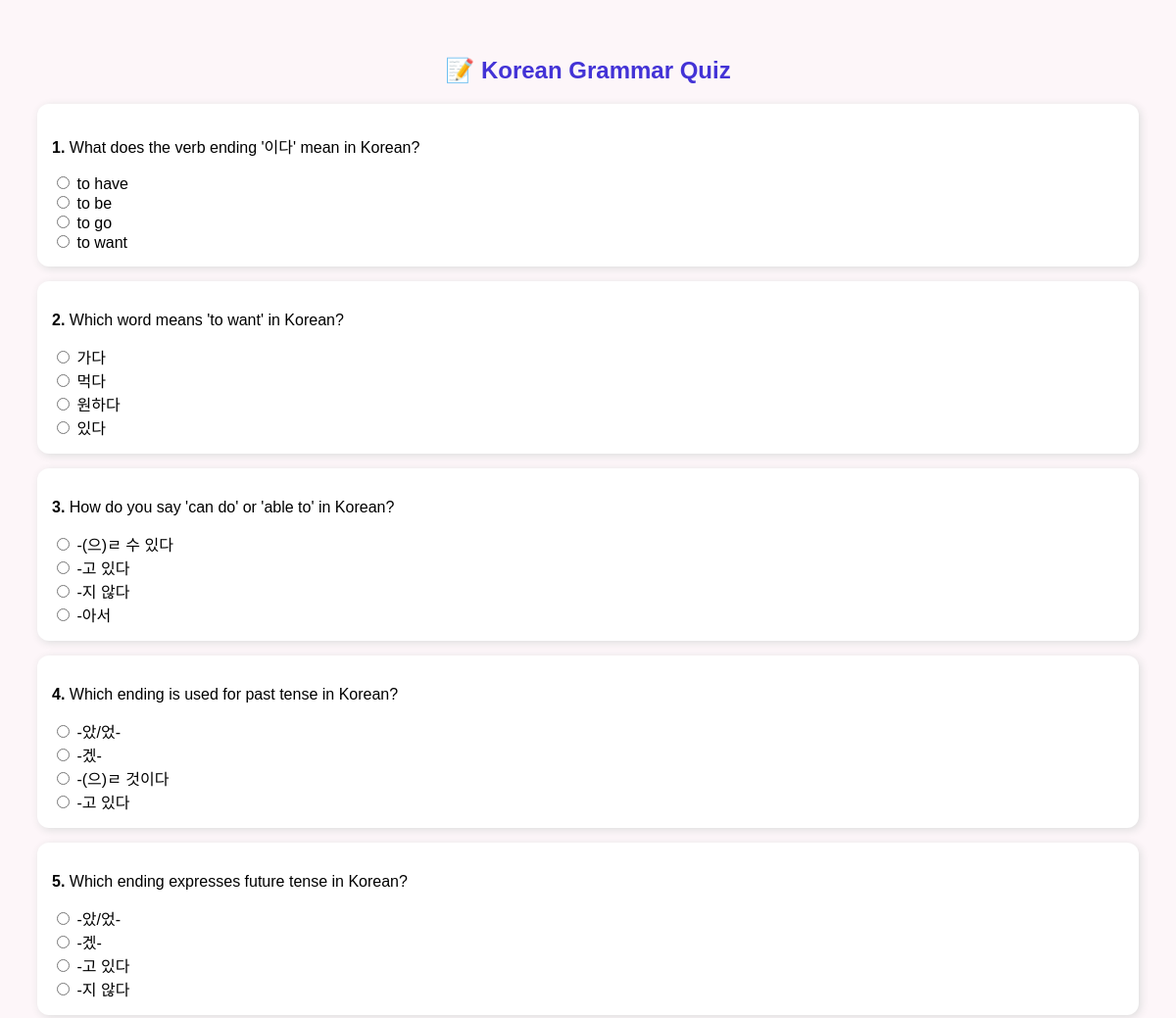
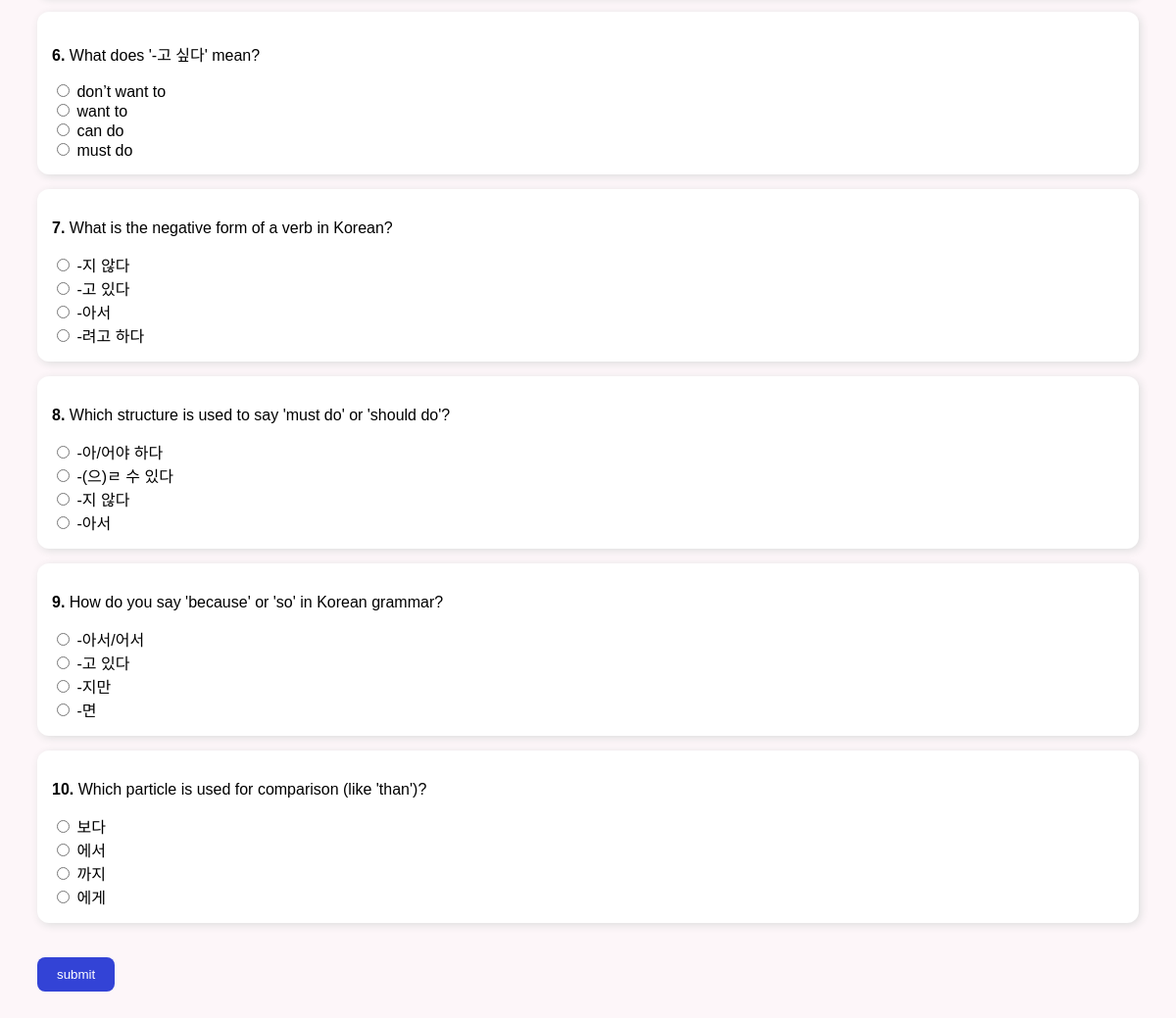
Screenshot of /lessons/grammar_quiz/ (signed in) with the database file from the repository (2 pictures, top to bottom).
### lessons/models.py (models this page shows, shortened)
class GrammarQuiz(models.Model):
    question_text = models.CharField(max_length= 255)
    option1 = models.CharField(max_length=50)
    option2 = models.CharField(max_length=50)
    option3 = models.CharField(max_length=50)
    option4 = models.CharField(max_length=50)
    correct_answer = models.CharField(max_length=50)

### lessons/views.py (the view, shortened to what this page needs)
# urls.py: path('grammar_quiz/', views.grammar_quiz, name='grammar_quiz'),
@login_required
def grammar_quiz(request):
    questions = GrammarQuiz.objects.all()[:10]
    return render(request,"lessons/grammar_quiz.html",{
        "questions" : questions
    })

### lessons/templates/lessons/grammar_quiz.html (shortened to what this page needs)
<!DOCTYPE html>
<html lang="en">
<head>
</head>
<body>
  <h2>📝 Korean Grammar Quiz</h2>
  <form id="quiz-form" method="POST">
  {% for q in questions %}
  <div class="question">
    <p><strong>{{ forloop.counter }}.</strong> {{ q.question_text }}</p>
    <label><input type="radio" name="q{{ forloop.counter }}" value="{{ q.option1 }}"> {{ q.option1 }}</label><br>
    <label><input type="radio" name="q{{ forloop.counter }}" value="{{ q.option2 }}"> {{ q.option2 }}</label><br>
    <label><input type="radio" name="q{{ forloop.counter }}" value="{{ q.option3 }}"> {{ q.option3 }}</label><br>
    <label><input type="radio" name="q{{ forloop.counter }}" value="{{ q.option4 }}"> {{ q.option4 }}</label><br>
  </div>
  {% endfor %}
  <button type="submit">submit</button>
</form>
</body>
</html>

### lessons/templates/lessons/grammar_quiz.html (style rules this page uses)
body { font-family: sans-serif; background: #fdf6f9; padding: 30px; }
.question { background: #fff; padding: 15px; margin: 15px 0; border-radius: 12px; box-shadow: 2px 2px 8px #ddd; }
h2 { text-align: center; color: #4333d6; }
button { margin-top: 20px; background: #3343d6; color: white; border: none; padding: 10px 20px; border-radius: 8px; cursor: pointer; }

### rows the page displays
GrammarQuiz: question_text "What does the verb ending '이다' mean in Korean?", option1 "to have", option2 "to be", option3 "to go", option4 "to want"
GrammarQuiz: question_text "Which word means 'to want' in Korean?", option1 "가다", option2 "먹다", option3 "원하다", option4 "있다"
GrammarQuiz: question_text "How do you say 'can do' or 'able to' in Korean?", option1 "-(으)ㄹ 수 있다", option2 "-고 있다", option3 "-지 않다", option4 "-아서"
GrammarQuiz: question_text "Which ending is used for past tense in Korean?", option1 "-았/었-", option2 "-겠-", option3 "-(으)ㄹ 것이다", option4 "-고 있다"
GrammarQuiz: question_text "Which ending expresses future tense in Korean?", option1 "-았/었-", option2 "-겠-", option3 "-고 있다", option4 "-지 않다"
GrammarQuiz: question_text "What does '-고 싶다' mean?", option1 "don’t want to", option2 "want to", option3 "can do", option4 "must do"
GrammarQuiz: question_text "What is the negative form of a verb in Korean?", option1 "-지 않다", option2 "-고 있다", option3 "-아서", option4 "-려고 하다"
GrammarQuiz: question_text "Which structure is used to say 'must do' or 'should do'?", option1 "-아/어야 하다", option2 "-(으)ㄹ 수 있다", option3 "-지 않다", option4 "-아서"
GrammarQuiz: question_text "How do you say 'because' or 'so' in Korean grammar?", option1 "-아서/어서", option2 "-고 있다", option3 "-지만", option4 "-면"
GrammarQuiz: question_text "Which particle is used for comparison (like 'than')?", option1 "보다", option2 "에서", option3 "까지", option4 "에게"
